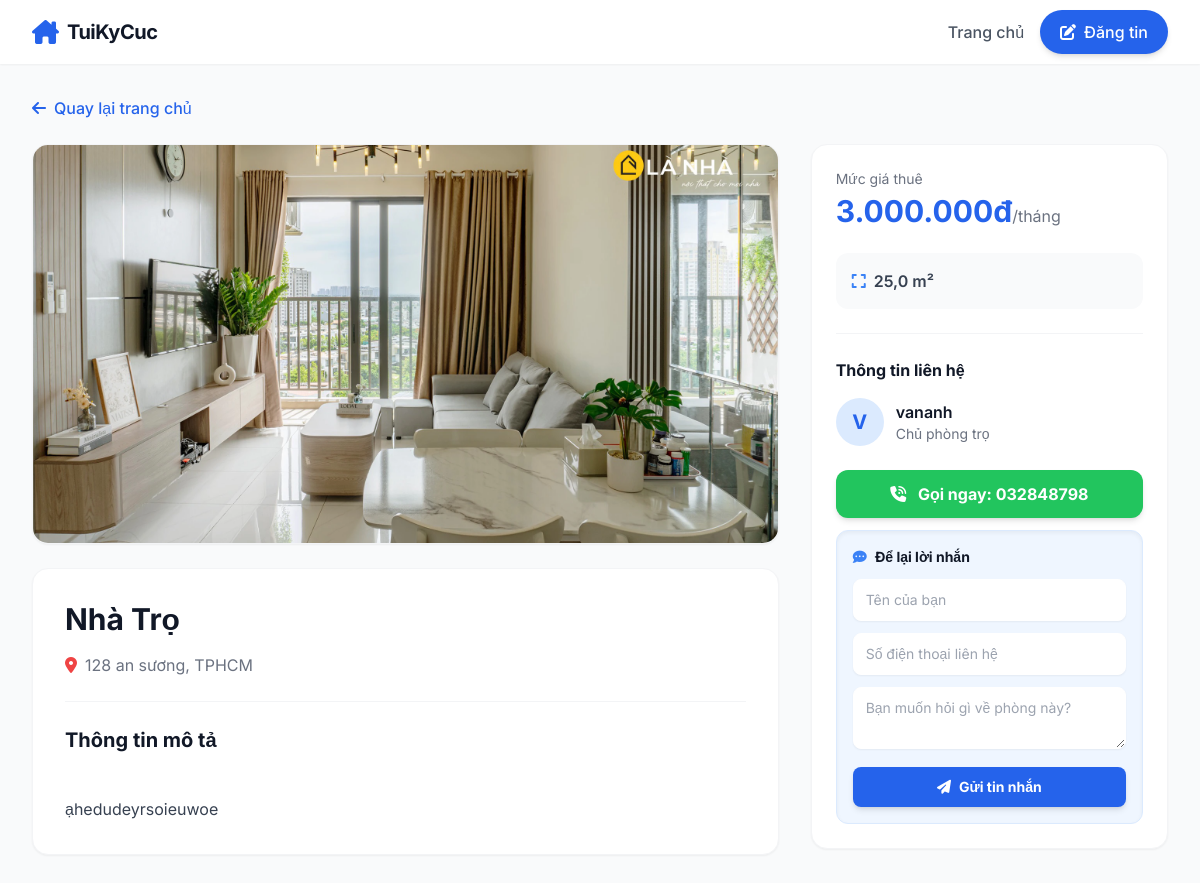
/phong/9/, run on the app's committed database.
### quanly/models.py (models this page shows, shortened)
class PhongTro(models.Model):
    chu_tro = models.ForeignKey(User, on_delete=models.CASCADE)
    tieu_de = models.CharField(max_length=200)       # Chữ ngắn
    mo_ta = models.TextField()                       # Chữ dài (nhiều dòng)
    gia_thue = models.IntegerField()                 # Số nguyên (Ví dụ: 3000000)
    @property
    def gia_thue_co_cham(self):
        if self.gia_thue:
            return "{:,}".format(self.gia_thue).replace(',', '.')
        return "0"
    dien_tich = models.FloatField()                  # Số thập phân (Ví dụ: 25.5 m2)
    DANH_SACH_KHU_VUC = [
        ('Hà Nội', 'Hà Nội'),
        ('TPHCM', 'TPHCM'),
        ('Đà Nẵng', 'Đà Nẵng'),
        ('Kiên Giang', 'Kiên Giang'),
        ('Thái Bình', 'Thái Bình'),
        ('Hải Phòng', 'Hải Phòng'),
    ]
    khu_vuc = models.CharField(max_length=50, choices=DANH_SACH_KHU_VUC, default='Hà Nội')
    dia_chi = models.CharField(max_length=255)       # Chữ ngắn
    so_dien_thoai = models.CharField(max_length=15)  # Số điện thoại
    hinh_anh = models.ImageField(upload_to='phongtro/', null=True, blank=True) #hinh anh
    ngay_dang = models.DateTimeField(auto_now_add=True)

### quanly/views.py (the view, shortened to what this page needs)
# urls.py: path('phong/<int:phong_id>/', views.chi_tiet_phong, name='chi_tiet_phong'),
def chi_tiet_phong(request, phong_id):
    phong = get_object_or_404(PhongTro, id=phong_id)
    context = {
        'phong': phong
    }
    return render(request, 'quanly/chi_tiet.html', context)

### quanly/templates/quanly/chi_tiet.html (shortened to what this page needs)
<!DOCTYPE html>
<html lang="vi">
<head>
    <script src="https://cdn.tailwindcss.com"></script>
    <link rel="stylesheet" href="https://cdnjs.cloudflare.com/ajax/libs/font-awesome/6.4.0/css/all.min.css">
</head>
<body class="bg-gray-50 text-gray-800 flex flex-col min-h-screen">
    <nav class="bg-white shadow-sm fixed w-full z-50 top-0">
        <div class="max-w-7xl mx-auto px-4 sm:px-6 lg:px-8">
            <div class="flex justify-between h-16">
                <div class="flex items-center">
                    <a href="/" class="flex-shrink-0 flex items-center gap-2">
                        <i class="fa-solid fa-house-chimney text-blue-600 text-2xl"></i>
                        <span class="font-bold text-xl tracking-tight text-gray-900">TuiKyCuc</span>
                    </a>
                </div>
                <div class="flex items-center space-x-4">
                    <a href="{% url 'trang_chu' %}" class="text-gray-600 hover:text-blue-600 font-medium transition">Trang chủ</a>
                    <a href="{% url 'dang_tin' %}" class="bg-blue-600 text-white px-5 py-2.5 rounded-full font-medium hover:bg-blue-700 transition shadow-md flex items-center gap-2 ml-2">
                        <i class="fa-solid fa-pen-to-square"></i> Đăng tin
                    </a>
                </div>
            </div>
        </div>
    </nav>
    <div class="flex-grow max-w-7xl mx-auto px-4 sm:px-6 lg:px-8 py-24 w-full">
        <a href="{% url 'trang_chu' %}" class="text-blue-600 hover:underline mb-6 inline-block font-medium">
            <i class="fa-solid fa-arrow-left mr-2"></i>Quay lại trang chủ
        </a>
        <div class="grid grid-cols-1 lg:grid-cols-3 gap-8">
            <div class="lg:col-span-2 space-y-6">
                <div class="bg-white rounded-2xl overflow-hidden shadow-sm border border-gray-100 h-[400px]">
                    {% if phong.hinh_anh %}
                        <img src="{{ phong.hinh_anh.url }}" class="w-full h-full object-cover">
                    {% else %}
                        <div class="w-full h-full bg-gray-200 flex items-center justify-center text-gray-400">
                            <i class="fa-regular fa-image text-5xl mb-2"></i>
                            <p>Không có hình ảnh</p>
                        </div>
                    {% endif %}
                </div>
                <div class="bg-white p-6 sm:p-8 rounded-2xl shadow-sm border border-gray-100">
                    <h1 class="text-2xl sm:text-3xl font-bold text-gray-900 mb-4">{{ phong.tieu_de }}</h1>
                    <div class="flex items-center text-gray-500 mb-6 pb-6 border-b border-gray-100">
                        <i class="fa-solid fa-location-dot mr-2 text-red-500"></i>
                        <span>{{ phong.dia_chi }}, {{ phong.khu_vuc }}</span>
                    </div>
                    <h2 class="text-xl font-bold text-gray-900 mb-4">Thông tin mô tả</h2>
                    <div class="text-gray-700 leading-relaxed whitespace-pre-line">
                        {{ phong.mo_ta }}
                    </div>
                </div>
            </div>
            <div class="lg:col-span-1">
                <div class="bg-white p-6 rounded-2xl shadow-sm border border-gray-100 sticky top-24">
                    <div class="mb-6">
                        <span class="text-sm text-gray-500 block mb-1">Mức giá thuê</span>
                        <div class="text-3xl font-bold text-blue-600">{{ phong.gia_thue_co_cham }}đ<span class="text-base font-normal text-gray-500">/tháng</span></div>
                    </div>
                    <div class="flex items-center gap-4 text-gray-700 mb-6 bg-gray-50 p-4 rounded-xl">
                        <div class="flex items-center gap-2">
                            <i class="fa-solid fa-expand text-blue-500"></i>
                            <span class="font-semibold">{{ phong.dien_tich }} m²</span>
                        </div>
                    </div>
                    <hr class="my-6 border-gray-100">
                    <h3 class="font-bold text-gray-900 mb-4">Thông tin liên hệ</h3>
                    <div class="flex items-center gap-3 mb-6">
                        <div class="w-12 h-12 bg-blue-100 text-blue-600 rounded-full flex items-center justify-center font-bold text-xl">
                            {{ phong.chu_tro.username|make_list|first|upper }}
                        </div>
                        <div>
                            <div class="font-semibold text-gray-900">{{ phong.chu_tro.username }}</div>
                            <div class="text-sm text-gray-500">Chủ phòng trọ</div>
                        </div>
                    </div>
                    <div class="space-y-3">
                        <a href="tel:{{ phong.chu_tro.so_dien_thoai }}" class="w-full block text-center bg-green-500 hover:bg-green-600 text-white font-bold py-3 rounded-xl transition shadow-md">
                            <i class="fa-solid fa-phone-volume mr-2"></i> Gọi ngay: {{ phong.so_dien_thoai }}
                        </a>
                    <div class="mt-4 bg-blue-50 p-4 rounded-xl border border-blue-100 shadow-inner">
                        <h4 class="font-bold text-gray-900 mb-3 text-sm flex items-center gap-2">
                            <i class="fa-solid fa-comment-dots text-blue-500"></i> Để lại lời nhắn
                        </h4>
                        <form method="POST" action="">
                            <input type="text" name="ten_khach" placeholder="Tên của bạn" required
                                class="w-full mb-3 px-3 py-2.5 rounded-lg border border-white shadow-sm outline-none focus:border-blue-500 focus:ring-1 focus:ring-blue-500 text-sm transition">
                            <input type="text" name="so_dien_thoai" placeholder="Số điện thoại liên hệ" required
                                class="w-full mb-3 px-3 py-2.5 rounded-lg border border-white shadow-sm outline-none focus:border-blue-500 focus:ring-1 focus:ring-blue-500 text-sm transition">
                            <textarea name="noi_dung" placeholder="Bạn muốn hỏi gì về phòng này?" required rows="2"
                                    class="w-full mb-3 px-3 py-2.5 rounded-lg border border-white shadow-sm outline-none focus:border-blue-500 focus:ring-1 focus:ring-blue-500 text-sm transition"></textarea>
                            <button type="submit" class="w-full bg-blue-600 hover:bg-blue-700 text-white font-bold py-2.5 rounded-lg transition text-sm shadow-md flex items-center justify-center gap-2">
                                <i class="fa-solid fa-paper-plane"></i> Gửi tin nhắn
                            </button>
                        </form>
                    </div>
                    </div>
                </div>
            </div>
        </div>
    </div>
</body>
</html>

### quanly/templates/quanly/chi_tiet.html (style rules this page uses)
body { font-family: 'Inter', sans-serif; }

### data on the page
PhongTro: hinh_anh (picture), tieu_de "Nhà Trọ", dia_chi "128 an sương", khu_vuc "TPHCM", mo_ta "ạhedudeyrsoieuwoe", gia_thue_co_cham "3.000.000", dien_tich "25,0", chu_tro.username|make_list "V", chu_tro.username "vananh", so_dien_thoai "032848798"
